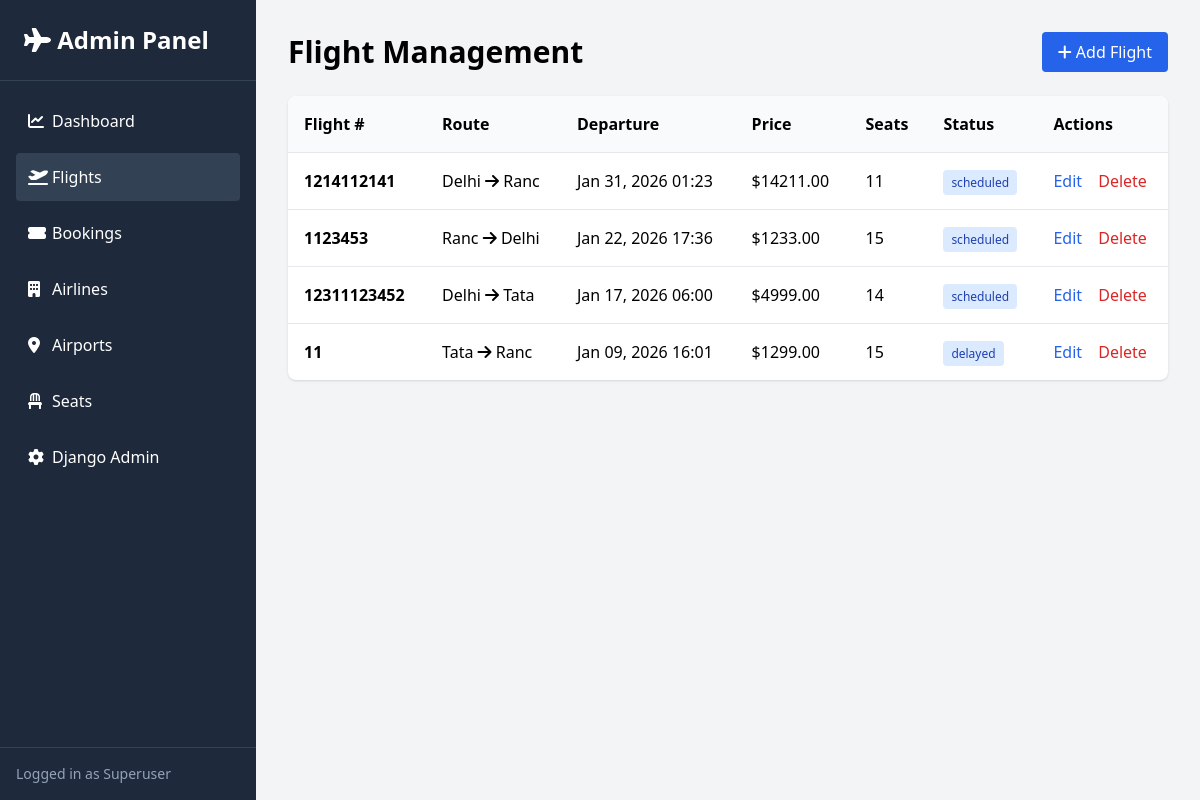
The app's page /admin-panel/admin-dashboard/flights/ (signed in) with its own data.
### roombook/models.py (models this page shows, shortened)
class Flight(models.Model):
    airline = models.ForeignKey(Airline, on_delete=models.CASCADE)
    flight_number = models.CharField(max_length=10)
    origin = models.ForeignKey(
        Airport, related_name='departures', on_delete=models.CASCADE
    )
    destination = models.ForeignKey(
        Airport, related_name='arrivals', on_delete=models.CASCADE
    )
    departure = models.DateTimeField()
    arrival = models.DateTimeField()
    duration = models.DurationField(null=True, blank=True)
    price = models.DecimalField(max_digits=8, decimal_places=2)
    available_seats = models.PositiveIntegerField(default=0)
    status = models.CharField(
        max_length=20,
        choices=[
            ('scheduled', 'Scheduled'),
            ('delayed', 'Delayed'),
            ('cancelled', 'Cancelled'),
        ],
        default='scheduled'
    )
    class Meta:
        unique_together = ('airline', 'flight_number', 'departure')

class Airline(models.Model):
    name = models.CharField(max_length=100)
    code = models.CharField(max_length=5, unique=True)

class Airport(models.Model):
    code = models.CharField(max_length=5, unique=True)
    name = models.CharField(max_length=100)
    city = models.CharField(max_length=100)

### roombook/admin_views.py (the view)
@user_passes_test(is_superuser)
def flight_list(request):
    flights = Flight.objects.select_related('airline', 'origin', 'destination').all().order_by('-departure')
    return render(request, 'admin_dashboard/flights.html', {'flights': flights})

### roombook/admin_views.py (called while the page is built)
def is_superuser(user):
    return user.is_superuser

### roombook/templates/admin_dashboard/flights.html
{% extends 'admin_dashboard/base.html' %}
{% block content %}
<div class="flex justify-between items-center mb-6">
    <h1 class="text-3xl font-bold">Flight Management</h1>
    <a href="{% url 'admin_flight_add' %}" class="bg-blue-600 text-white px-4 py-2 rounded hover:bg-blue-700">
        <i class="fas fa-plus"></i> Add Flight
    </a>
</div>
<div class="bg-white rounded-lg shadow overflow-hidden">
    <table class="w-full text-left">
        <thead class="bg-gray-50">
            <tr>
                <th class="p-4">Flight #</th>
                <th class="p-4">Route</th>
                <th class="p-4">Departure</th>
                <th class="p-4">Price</th>
                <th class="p-4">Seats</th>
                <th class="p-4">Status</th>
                <th class="p-4">Actions</th>
            </tr>
        </thead>
        <tbody>
            {% for flight in flights %}
            <tr class="border-t hover:bg-gray-50">
                <td class="p-4 font-bold">{{ flight.airline.code }}{{ flight.flight_number }}</td>
                <td class="p-4">{{ flight.origin.code }} <i class="fas fa-arrow-right"></i> {{ flight.destination.code }}</td>
                <td class="p-4">{{ flight.departure|date:"M d, Y H:i" }}</td>
                <td class="p-4">${{ flight.price }}</td>
                <td class="p-4">{{ flight.available_seats }}</td>
                <td class="p-4">
                    <span class="px-2 py-1 text-xs rounded bg-blue-100 text-blue-800">{{ flight.status }}</span>
                </td>
                <td class="p-4">
                    <a href="{% url 'admin_flight_edit' flight.pk %}" class="text-blue-600 hover:underline mr-3">Edit</a>
                    <a href="{% url 'admin_flight_delete' flight.pk %}" class="text-red-600 hover:underline">Delete</a>
                </td>
            </tr>
            {% empty %}
            <tr><td colspan="7" class="p-4 text-center">No flights found.</td></tr>
            {% endfor %}
        </tbody>
    </table>
</div>
{% endblock %}

### records on screen
Flight: airline.code "12141", flight_number "12141", origin.code "Delhi", destination.code "Ranc", departure "Jan 31, 2026 01:23", price "14211.00", available_seats "11", status "scheduled"
Flight: airline.code "1", flight_number "123453", origin.code "Ranc", destination.code "Delhi", departure "Jan 22, 2026 17:36", price "1233.00", available_seats "15", status "scheduled"
Flight: airline.code "12311", flight_number "123452", origin.code "Delhi", destination.code "Tata", departure "Jan 17, 2026 06:00", price "4999.00", available_seats "14", status "scheduled"
Flight: airline.code "1", flight_number "1", origin.code "Tata", destination.code "Ranc", departure "Jan 09, 2026 16:01", price "1299.00", available_seats "15", status "delayed"
